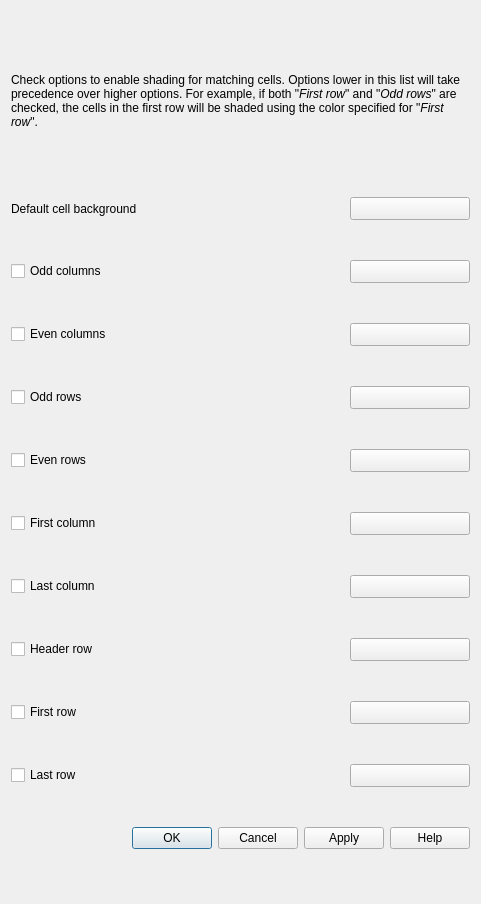
<?xml version="1.0" encoding="UTF-8"?>
<ui version="4.0">
 <class>QgsLayoutTableBackgroundDialog</class>
 <widget class="QDialog" name="QgsLayoutTableBackgroundDialog">
  <property name="geometry">
   <rect>
    <x>0</x>
    <y>0</y>
    <width>481</width>
    <height>904</height>
   </rect>
  </property>
  <property name="sizePolicy">
   <sizepolicy hsizetype="Expanding" vsizetype="Fixed">
    <horstretch>0</horstretch>
    <verstretch>0</verstretch>
   </sizepolicy>
  </property>
  <property name="windowTitle">
   <string>Table Background Colors</string>
  </property>
  <layout class="QGridLayout" name="gridLayout">
   <item row="14" column="0" colspan="2">
    <widget class="QCheckBox" name="mFirstRowCheckBox">
     <property name="text">
      <string>First row</string>
     </property>
    </widget>
   </item>
   <item row="13" column="0" colspan="2">
    <widget class="QCheckBox" name="mHeaderRowCheckBox">
     <property name="text">
      <string>Header row</string>
     </property>
    </widget>
   </item>
   <item row="15" column="2">
    <widget class="QgsColorButton" name="mLastRowColorButton">
     <property name="sizePolicy">
      <sizepolicy hsizetype="Fixed" vsizetype="Fixed">
       <horstretch>0</horstretch>
       <verstretch>0</verstretch>
      </sizepolicy>
     </property>
     <property name="minimumSize">
      <size>
       <width>120</width>
       <height>0</height>
      </size>
     </property>
     <property name="maximumSize">
      <size>
       <width>120</width>
       <height>16777215</height>
      </size>
     </property>
     <property name="text">
      <string/>
     </property>
    </widget>
   </item>
   <item row="7" column="2">
    <widget class="QgsColorButton" name="mEvenColumnsColorButton">
     <property name="sizePolicy">
      <sizepolicy hsizetype="Fixed" vsizetype="Fixed">
       <horstretch>0</horstretch>
       <verstretch>0</verstretch>
      </sizepolicy>
     </property>
     <property name="minimumSize">
      <size>
       <width>120</width>
       <height>0</height>
      </size>
     </property>
     <property name="maximumSize">
      <size>
       <width>120</width>
       <height>16777215</height>
      </size>
     </property>
     <property name="text">
      <string/>
     </property>
    </widget>
   </item>
   <item row="7" column="0" colspan="2">
    <widget class="QCheckBox" name="mEvenColumnsCheckBox">
     <property name="text">
      <string>Even columns</string>
     </property>
    </widget>
   </item>
   <item row="11" column="0" colspan="2">
    <widget class="QCheckBox" name="mFirstColumnCheckBox">
     <property name="text">
      <string>First column</string>
     </property>
    </widget>
   </item>
   <item row="10" column="0" colspan="2">
    <widget class="QCheckBox" name="mEvenRowsCheckBox">
     <property name="text">
      <string>Even rows</string>
     </property>
    </widget>
   </item>
   <item row="5" column="2">
    <widget class="QgsColorButton" name="mOddColumnsColorButton">
     <property name="sizePolicy">
      <sizepolicy hsizetype="Fixed" vsizetype="Fixed">
       <horstretch>0</horstretch>
       <verstretch>0</verstretch>
      </sizepolicy>
     </property>
     <property name="minimumSize">
      <size>
       <width>120</width>
       <height>0</height>
      </size>
     </property>
     <property name="maximumSize">
      <size>
       <width>120</width>
       <height>16777215</height>
      </size>
     </property>
     <property name="text">
      <string/>
     </property>
    </widget>
   </item>
   <item row="13" column="2">
    <widget class="QgsColorButton" name="mHeaderRowColorButton">
     <property name="sizePolicy">
      <sizepolicy hsizetype="Fixed" vsizetype="Fixed">
       <horstretch>0</horstretch>
       <verstretch>0</verstretch>
      </sizepolicy>
     </property>
     <property name="minimumSize">
      <size>
       <width>120</width>
       <height>0</height>
      </size>
     </property>
     <property name="maximumSize">
      <size>
       <width>120</width>
       <height>16777215</height>
      </size>
     </property>
     <property name="text">
      <string/>
     </property>
    </widget>
   </item>
   <item row="5" column="0" colspan="2">
    <widget class="QCheckBox" name="mOddColumnsCheckBox">
     <property name="text">
      <string>Odd columns</string>
     </property>
    </widget>
   </item>
   <item row="15" column="0" colspan="2">
    <widget class="QCheckBox" name="mLastRowCheckBox">
     <property name="text">
      <string>Last row</string>
     </property>
    </widget>
   </item>
   <item row="11" column="2">
    <widget class="QgsColorButton" name="mFirstColumnColorButton">
     <property name="sizePolicy">
      <sizepolicy hsizetype="Fixed" vsizetype="Fixed">
       <horstretch>0</horstretch>
       <verstretch>0</verstretch>
      </sizepolicy>
     </property>
     <property name="minimumSize">
      <size>
       <width>120</width>
       <height>0</height>
      </size>
     </property>
     <property name="maximumSize">
      <size>
       <width>120</width>
       <height>16777215</height>
      </size>
     </property>
     <property name="text">
      <string/>
     </property>
    </widget>
   </item>
   <item row="12" column="0" colspan="2">
    <widget class="QCheckBox" name="mLastColumnCheckBox">
     <property name="text">
      <string>Last column</string>
     </property>
    </widget>
   </item>
   <item row="3" column="0">
    <widget class="QLabel" name="label_2">
     <property name="text">
      <string>Default cell background</string>
     </property>
    </widget>
   </item>
   <item row="3" column="2">
    <widget class="QgsColorButton" name="mDefaultColorButton">
     <property name="sizePolicy">
      <sizepolicy hsizetype="Fixed" vsizetype="Fixed">
       <horstretch>0</horstretch>
       <verstretch>0</verstretch>
      </sizepolicy>
     </property>
     <property name="minimumSize">
      <size>
       <width>120</width>
       <height>0</height>
      </size>
     </property>
     <property name="maximumSize">
      <size>
       <width>120</width>
       <height>16777215</height>
      </size>
     </property>
     <property name="text">
      <string/>
     </property>
    </widget>
   </item>
   <item row="16" column="0" colspan="3">
    <widget class="QDialogButtonBox" name="buttonBox">
     <property name="orientation">
      <enum>Qt::Horizontal</enum>
     </property>
     <property name="standardButtons">
      <set>QDialogButtonBox::Apply|QDialogButtonBox::Cancel|QDialogButtonBox::Help|QDialogButtonBox::Ok</set>
     </property>
    </widget>
   </item>
   <item row="14" column="2">
    <widget class="QgsColorButton" name="mFirstRowColorButton">
     <property name="sizePolicy">
      <sizepolicy hsizetype="Fixed" vsizetype="Fixed">
       <horstretch>0</horstretch>
       <verstretch>0</verstretch>
      </sizepolicy>
     </property>
     <property name="minimumSize">
      <size>
       <width>120</width>
       <height>0</height>
      </size>
     </property>
     <property name="maximumSize">
      <size>
       <width>120</width>
       <height>16777215</height>
      </size>
     </property>
     <property name="text">
      <string/>
     </property>
    </widget>
   </item>
   <item row="9" column="2">
    <widget class="QgsColorButton" name="mOddRowsColorButton">
     <property name="sizePolicy">
      <sizepolicy hsizetype="Fixed" vsizetype="Fixed">
       <horstretch>0</horstretch>
       <verstretch>0</verstretch>
      </sizepolicy>
     </property>
     <property name="minimumSize">
      <size>
       <width>120</width>
       <height>0</height>
      </size>
     </property>
     <property name="maximumSize">
      <size>
       <width>120</width>
       <height>16777215</height>
      </size>
     </property>
     <property name="text">
      <string/>
     </property>
    </widget>
   </item>
   <item row="9" column="0" colspan="2">
    <widget class="QCheckBox" name="mOddRowsCheckBox">
     <property name="text">
      <string>Odd rows</string>
     </property>
    </widget>
   </item>
   <item row="10" column="2">
    <widget class="QgsColorButton" name="mEvenRowsColorButton">
     <property name="sizePolicy">
      <sizepolicy hsizetype="Fixed" vsizetype="Fixed">
       <horstretch>0</horstretch>
       <verstretch>0</verstretch>
      </sizepolicy>
     </property>
     <property name="minimumSize">
      <size>
       <width>120</width>
       <height>0</height>
      </size>
     </property>
     <property name="maximumSize">
      <size>
       <width>120</width>
       <height>16777215</height>
      </size>
     </property>
     <property name="text">
      <string/>
     </property>
    </widget>
   </item>
   <item row="12" column="2">
    <widget class="QgsColorButton" name="mLastColumnColorButton">
     <property name="sizePolicy">
      <sizepolicy hsizetype="Fixed" vsizetype="Fixed">
       <horstretch>0</horstretch>
       <verstretch>0</verstretch>
      </sizepolicy>
     </property>
     <property name="minimumSize">
      <size>
       <width>120</width>
       <height>0</height>
      </size>
     </property>
     <property name="maximumSize">
      <size>
       <width>120</width>
       <height>16777215</height>
      </size>
     </property>
     <property name="text">
      <string/>
     </property>
    </widget>
   </item>
   <item row="2" column="0" colspan="3">
    <widget class="QLabel" name="label">
     <property name="sizePolicy">
      <sizepolicy hsizetype="Expanding" vsizetype="Fixed">
       <horstretch>0</horstretch>
       <verstretch>0</verstretch>
      </sizepolicy>
     </property>
     <property name="text">
      <string>&lt;html&gt;&lt;head/&gt;&lt;body&gt;&lt;p&gt;Check options to enable shading for matching cells. Options lower in this list will take precedence over higher options. For example, if both &amp;quot;&lt;span style=&quot; font-style:italic;&quot;&gt;First row&lt;/span&gt;&amp;quot; and &amp;quot;&lt;span style=&quot; font-style:italic;&quot;&gt;Odd rows&lt;/span&gt;&amp;quot; are checked, the cells in the first row will be shaded using the color specified for &amp;quot;&lt;span style=&quot; font-style:italic;&quot;&gt;First row&lt;/span&gt;&amp;quot;.&lt;/p&gt;&lt;/body&gt;&lt;/html&gt;</string>
     </property>
     <property name="wordWrap">
      <bool>true</bool>
     </property>
    </widget>
   </item>
  </layout>
 </widget>
 <customwidgets>
  <customwidget>
   <class>QgsColorButton</class>
   <extends>QToolButton</extends>
   <header>qgscolorbutton.h</header>
   <container>1</container>
  </customwidget>
 </customwidgets>
 <tabstops>
  <tabstop>mDefaultColorButton</tabstop>
  <tabstop>mOddColumnsCheckBox</tabstop>
  <tabstop>mOddColumnsColorButton</tabstop>
  <tabstop>mEvenColumnsCheckBox</tabstop>
  <tabstop>mEvenColumnsColorButton</tabstop>
  <tabstop>mOddRowsCheckBox</tabstop>
  <tabstop>mOddRowsColorButton</tabstop>
  <tabstop>mEvenRowsCheckBox</tabstop>
  <tabstop>mEvenRowsColorButton</tabstop>
  <tabstop>mFirstColumnCheckBox</tabstop>
  <tabstop>mFirstColumnColorButton</tabstop>
  <tabstop>mLastColumnCheckBox</tabstop>
  <tabstop>mLastColumnColorButton</tabstop>
  <tabstop>mHeaderRowCheckBox</tabstop>
  <tabstop>mHeaderRowColorButton</tabstop>
  <tabstop>mFirstRowCheckBox</tabstop>
  <tabstop>mFirstRowColorButton</tabstop>
  <tabstop>mLastRowCheckBox</tabstop>
  <tabstop>mLastRowColorButton</tabstop>
 </tabstops>
 <resources/>
 <connections>
  <connection>
   <sender>mOddColumnsCheckBox</sender>
   <signal>toggled(bool)</signal>
   <receiver>mOddColumnsColorButton</receiver>
   <slot>setEnabled(bool)</slot>
   <hints>
    <hint type="sourcelabel">
     <x>54</x>
     <y>145</y>
    </hint>
    <hint type="destinationlabel">
     <x>292</x>
     <y>137</y>
    </hint>
   </hints>
  </connection>
  <connection>
   <sender>mEvenColumnsCheckBox</sender>
   <signal>toggled(bool)</signal>
   <receiver>mEvenColumnsColorButton</receiver>
   <slot>setEnabled(bool)</slot>
   <hints>
    <hint type="sourcelabel">
     <x>42</x>
     <y>171</y>
    </hint>
    <hint type="destinationlabel">
     <x>296</x>
     <y>180</y>
    </hint>
   </hints>
  </connection>
  <connection>
   <sender>mOddRowsCheckBox</sender>
   <signal>toggled(bool)</signal>
   <receiver>mOddRowsColorButton</receiver>
   <slot>setEnabled(bool)</slot>
   <hints>
    <hint type="sourcelabel">
     <x>77</x>
     <y>209</y>
    </hint>
    <hint type="destinationlabel">
     <x>359</x>
     <y>208</y>
    </hint>
   </hints>
  </connection>
  <connection>
   <sender>mEvenRowsCheckBox</sender>
   <signal>toggled(bool)</signal>
   <receiver>mEvenRowsColorButton</receiver>
   <slot>setEnabled(bool)</slot>
   <hints>
    <hint type="sourcelabel">
     <x>89</x>
     <y>230</y>
    </hint>
    <hint type="destinationlabel">
     <x>309</x>
     <y>235</y>
    </hint>
   </hints>
  </connection>
  <connection>
   <sender>mFirstColumnCheckBox</sender>
   <signal>toggled(bool)</signal>
   <receiver>mFirstColumnColorButton</receiver>
   <slot>setEnabled(bool)</slot>
   <hints>
    <hint type="sourcelabel">
     <x>80</x>
     <y>254</y>
    </hint>
    <hint type="destinationlabel">
     <x>308</x>
     <y>265</y>
    </hint>
   </hints>
  </connection>
  <connection>
   <sender>mLastColumnCheckBox</sender>
   <signal>toggled(bool)</signal>
   <receiver>mLastColumnColorButton</receiver>
   <slot>setEnabled(bool)</slot>
   <hints>
    <hint type="sourcelabel">
     <x>94</x>
     <y>290</y>
    </hint>
    <hint type="destinationlabel">
     <x>300</x>
     <y>290</y>
    </hint>
   </hints>
  </connection>
  <connection>
   <sender>mHeaderRowCheckBox</sender>
   <signal>toggled(bool)</signal>
   <receiver>mHeaderRowColorButton</receiver>
   <slot>setEnabled(bool)</slot>
   <hints>
    <hint type="sourcelabel">
     <x>67</x>
     <y>323</y>
    </hint>
    <hint type="destinationlabel">
     <x>283</x>
     <y>316</y>
    </hint>
   </hints>
  </connection>
  <connection>
   <sender>mFirstRowCheckBox</sender>
   <signal>toggled(bool)</signal>
   <receiver>mFirstRowColorButton</receiver>
   <slot>setEnabled(bool)</slot>
   <hints>
    <hint type="sourcelabel">
     <x>59</x>
     <y>349</y>
    </hint>
    <hint type="destinationlabel">
     <x>283</x>
     <y>352</y>
    </hint>
   </hints>
  </connection>
  <connection>
   <sender>mLastRowCheckBox</sender>
   <signal>toggled(bool)</signal>
   <receiver>mLastRowColorButton</receiver>
   <slot>setEnabled(bool)</slot>
   <hints>
    <hint type="sourcelabel">
     <x>78</x>
     <y>381</y>
    </hint>
    <hint type="destinationlabel">
     <x>293</x>
     <y>386</y>
    </hint>
   </hints>
  </connection>
 </connections>
</ui>
